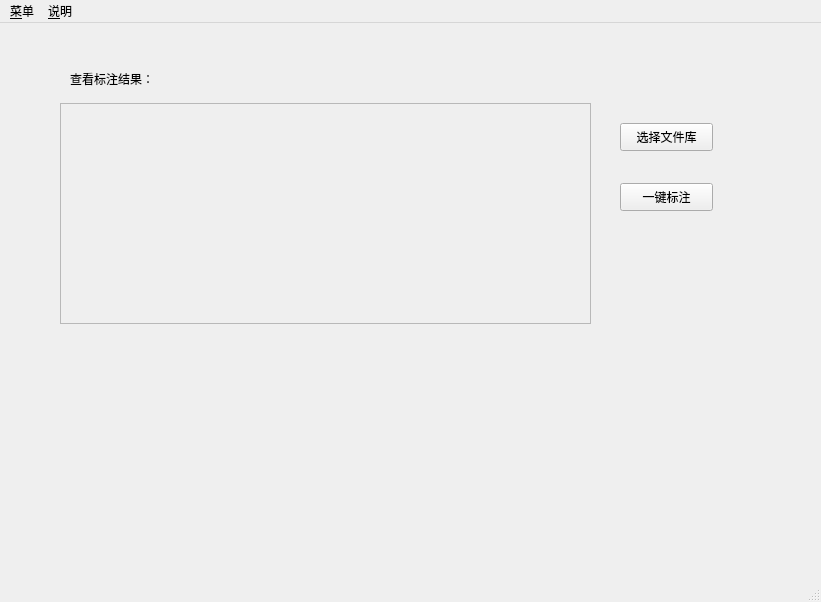
<?xml version="1.0" encoding="UTF-8"?>
<ui version="4.0">
 <class>MainWindow</class>
 <widget class="QMainWindow" name="MainWindow">
  <property name="geometry">
   <rect>
    <x>0</x>
    <y>0</y>
    <width>821</width>
    <height>602</height>
   </rect>
  </property>
  <property name="windowTitle">
   <string>MainWindow</string>
  </property>
  <widget class="QWidget" name="centralwidget">
   <widget class="QPushButton" name="pushButton_select">
    <property name="geometry">
     <rect>
      <x>620</x>
      <y>100</y>
      <width>93</width>
      <height>28</height>
     </rect>
    </property>
    <property name="text">
     <string>选择文件库</string>
    </property>
   </widget>
   <widget class="QPushButton" name="pushButton">
    <property name="geometry">
     <rect>
      <x>620</x>
      <y>160</y>
      <width>93</width>
      <height>28</height>
     </rect>
    </property>
    <property name="text">
     <string>一键标注</string>
    </property>
   </widget>
   <widget class="QFrame" name="frame">
    <property name="geometry">
     <rect>
      <x>60</x>
      <y>80</y>
      <width>531</width>
      <height>221</height>
     </rect>
    </property>
    <property name="frameShape">
     <enum>QFrame::StyledPanel</enum>
    </property>
    <property name="frameShadow">
     <enum>QFrame::Raised</enum>
    </property>
   </widget>
   <widget class="QLabel" name="label">
    <property name="geometry">
     <rect>
      <x>70</x>
      <y>40</y>
      <width>161</width>
      <height>31</height>
     </rect>
    </property>
    <property name="text">
     <string>查看标注结果：</string>
    </property>
   </widget>
  </widget>
  <widget class="QMenuBar" name="menubar">
   <property name="geometry">
    <rect>
     <x>0</x>
     <y>0</y>
     <width>821</width>
     <height>26</height>
    </rect>
   </property>
   <widget class="QMenu" name="menu">
    <property name="title">
     <string>&amp;菜单</string>
    </property>
    <addaction name="actionmanual_marking"/>
    <addaction name="actionmachine_marking"/>
    <addaction name="action_analy"/>
    <addaction name="actionpre_making"/>
   </widget>
   <widget class="QMenu" name="menu_2">
    <property name="title">
     <string>&amp;说明</string>
    </property>
    <addaction name="actionhelp"/>
    <addaction name="actionabout"/>
   </widget>
   <addaction name="menu"/>
   <addaction name="menu_2"/>
  </widget>
  <widget class="QStatusBar" name="statusbar"/>
  <action name="actionmanual_marking">
   <property name="text">
    <string>welcome_window</string>
   </property>
  </action>
  <action name="actionmachine_marking">
   <property name="text">
    <string>manual_marking</string>
   </property>
  </action>
  <action name="actionhelp">
   <property name="text">
    <string>help</string>
   </property>
  </action>
  <action name="actionabout">
   <property name="text">
    <string>about</string>
   </property>
  </action>
  <action name="action_analy">
   <property name="text">
    <string>analy</string>
   </property>
  </action>
  <action name="actionpre_making">
   <property name="text">
    <string>pre_making</string>
   </property>
  </action>
 </widget>
 <resources/>
 <connections/>
</ui>
